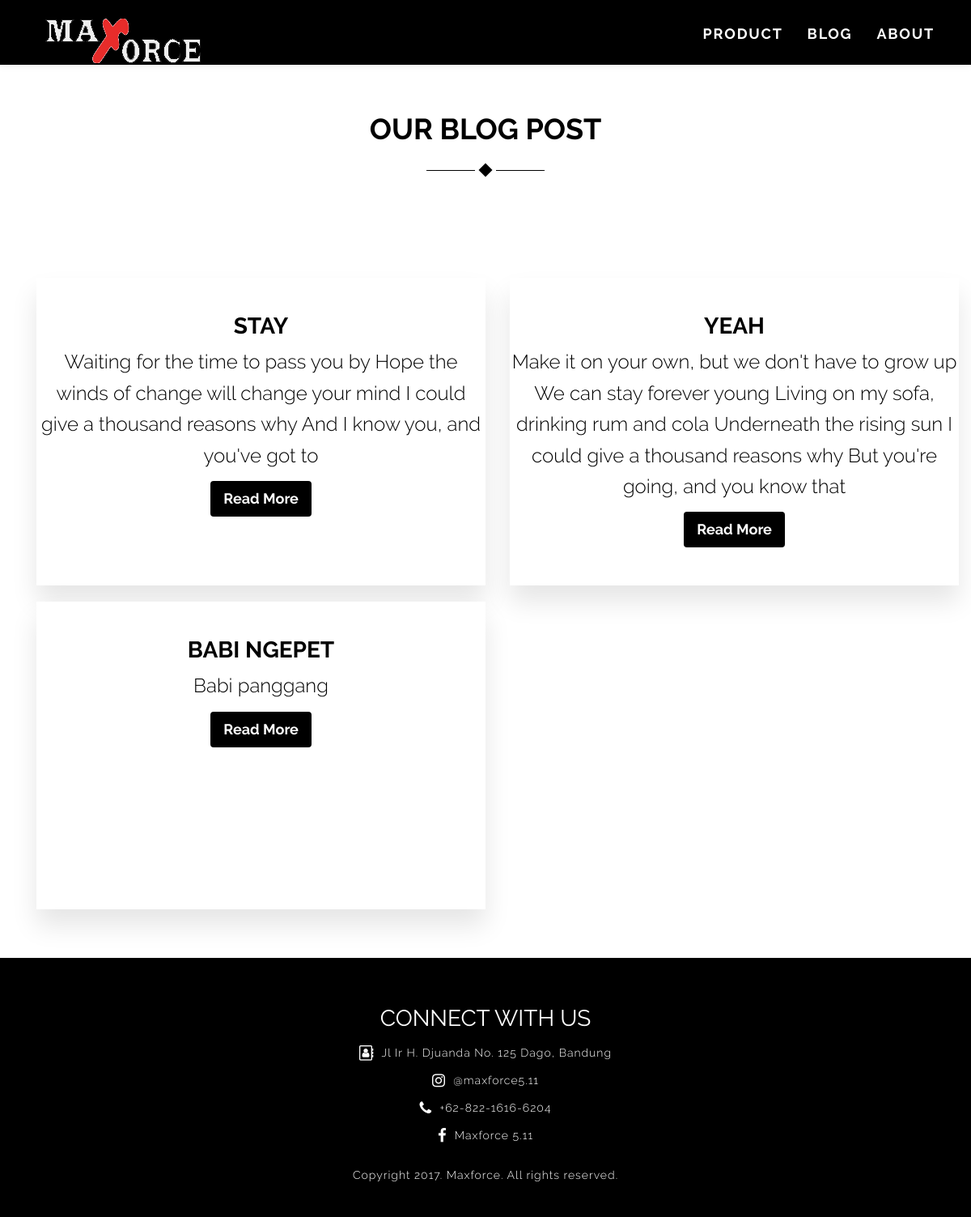
The app's page /articles/ with its own data.
### shop/models.py (models this page shows)
class Article(models.Model):
    title = models.CharField(max_length=50)
    description = models.TextField()
    created_at = models.DateTimeField(auto_now_add=True)
    updated_at = models.DateTimeField(auto_now=True)

### shop/views.py (the view)
# urls.py: url(r'^articles/$', views.articles, name='articles'),
def articles(request):
    template_name = 'shop/articles.html'
    articles = Article.objects.all
    return render(request, template_name, { 'articles' : articles})

### shop/templates/shop/articles.html
{% extends 'shop/base.html' %}
{% load static %}
{% block content %}
<div class="container" style="margin-top: 100px;">
	<div class="text-center text-title pd-t-20 pd-b-40">
		<h1>OUR BLOG POST</h1>
		<div class="group-shape">
			<div id="element1">  <hr></div>
			<div id="element2">  <div class="diamond-small"></div> </div>
			<div id="element3">  <hr> </div>
		</div>
		<div class="container pd-b-20" style="margin-top: 100px">
			<div class="row text-center">
				{% for article in articles %}
				<div class="col-md-6 col-sm-6 mg-b-20 pd-t-20">
					<div class="back-box">
						<div class="prod-text">
							<h2 class="text-uppercase text-bold">{{ article.title }}</h2>
							<p>{{ article.description }}</p>
							<a href="product.html">
								<button type="button" class="btn btn-default btn-lg text-white">
									Read More
								</button>
							</a>
						</div>
					</div>
				</div>
				{% endfor %}
			</div>
		</div>
	</div>
</div>
{% endblock %}

### shop/static/shop/css/maxforce.css (style rules this page uses)
.btn-default { border: 2px solid #fff; background-color: #000; }
.text-center { text-align: center; }
.text-title { font-family: Raleway-Bold; font-size: 28px; line-height: 33px; color: #000000; }
.diamond-small { display: block; width:12px; height:12px; transform: rotate(45deg); background-color: #000; }
hr { border-top: 1px solid #000; margin-bottom: 5px; margin-top: 5px; }
.pd-b-40 { padding-bottom: 40px; }
.pd-t-20 { padding-top: 20px; }
.pd-b-20 { padding-bottom: 20px; }
body { font-family: Raleway-Light; }
.text-white { color: #fff; }
h1 { font-family: Raleway-Bold; text-transform: uppercase; }
p { font-family: Raleway-Light; line-height: 36px; }
#element1 { display:inline-block; width:60px; }
#element2 { display:inline-block; }
#element3 { display:inline-block; width:60px; }
p { font-size: 14px; }
@media (min-width: 768px) { p { font-size:18px; } }
@media (min-width: 992px) { p { font-size: 24px; } }
@media (min-width: 1200px) { p { font-size: 24px; } }
h2 { font-family: Raleway-Regular; text-transform: uppercase; font-size: 28px; }
.text-bold { font-family: Raleway-Bold; }
.back-box { background: #fff; height: 380px; box-shadow: 0 20px 30px 0 rgba(0,0,0,0.1); }

### records on screen
Article: title "STAY", description "Waiting for the time to pass you by Hope the winds of change will change your mind I could give a thousand reasons why And I know you, and you've got to"
Article: title "YEAH", description "Make it on your own, but we don't have to grow up We can stay forever young Living on my sofa, drinking rum and cola Underneath the rising sun I could give a thousand reasons why But you're going, and you know that"
Article: title "BABI NGEPET", description "Babi panggang"
